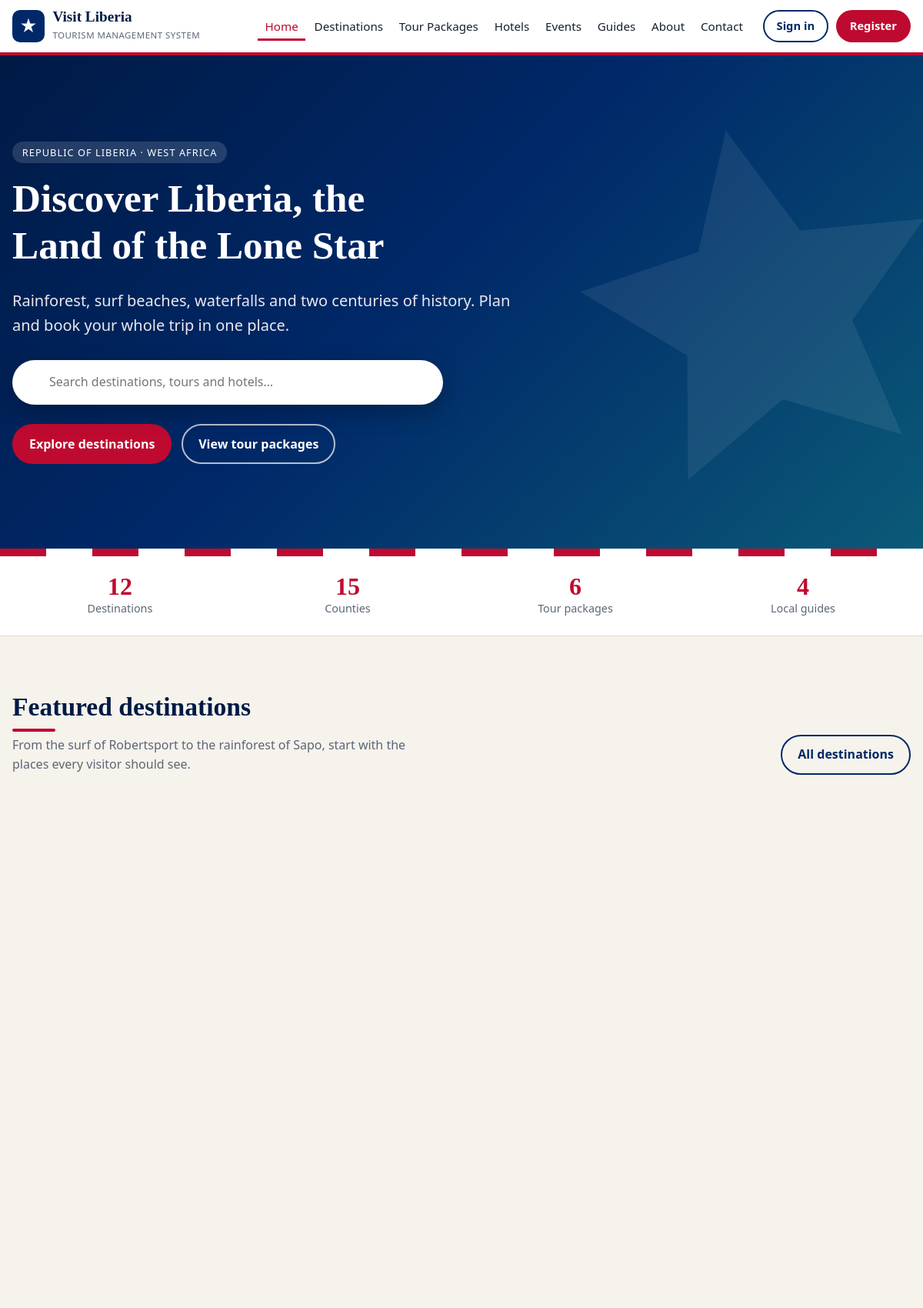
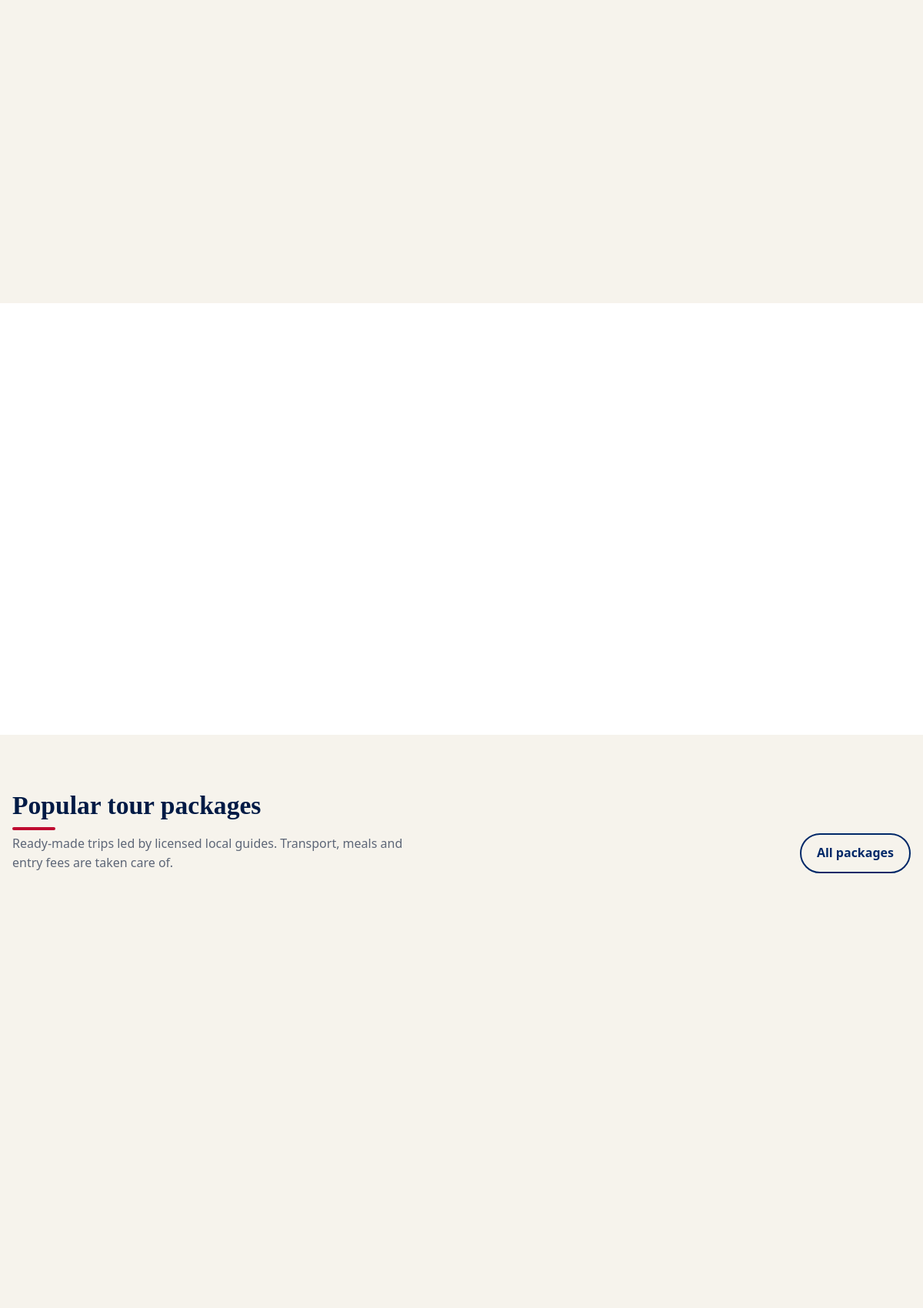
The page / (upper part) on the database its author committed (2 pictures, top to bottom).
### tables this page shows
CREATE TABLE menu_links (
    id         INT UNSIGNED AUTO_INCREMENT PRIMARY KEY,
    label      VARCHAR(60) NOT NULL,
    url        VARCHAR(255) NOT NULL,
    location   ENUM('header','explore','footer') NOT NULL DEFAULT 'header',
    sort_order SMALLINT NOT NULL DEFAULT 0,
    is_active  TINYINT(1) NOT NULL DEFAULT 1
);

### config/db.php (called while the page is built, shortened)
<?php
function db(): PDO
{
    static $pdo = null;
    if ($pdo === null) {
        try {
            $pdo = new PDO(
                'mysql:host=' . DB_HOST . ';dbname=' . DB_NAME . ';charset=utf8mb4',
                DB_USER,
                DB_PASS,
                [
                    PDO::ATTR_ERRMODE            => PDO::ERRMODE_EXCEPTION,
                    PDO::ATTR_DEFAULT_FETCH_MODE => PDO::FETCH_ASSOC,
                    PDO::ATTR_EMULATE_PREPARES   => false,
                ]
            );
        } catch (PDOException $ex) {
            http_response_code(500);
            exit('<h1>Database connection failed</h1><p>Start MySQL in the XAMPP Control Panel, '
               . 'then import <code>database.sql</code> in phpMyAdmin. See README.md for the steps.</p>');
        }
    }
    return $pdo;
}

### includes/header.php (shortened to what this page needs)
<?php
require_once __DIR__ . '/functions.php';
$user     = current_user();
$siteName = setting('site_name', 'Visit Liberia');
$navLinks = db_all("SELECT label, url FROM menu_links WHERE location = 'header' AND is_active = 1 ORDER BY sort_order, id");
$here     = $_SERVER['REQUEST_URI'] ?? '';
?>
<!DOCTYPE html>
<html lang="en">
<head>
    <link rel="stylesheet" href="<?= url('assets/css/style.css') ?>">
</head>
<body>
<header class="site-header">
    <div class="container header-inner">
        <a class="brand" href="<?= url('index.php') ?>">
            <?php if (setting('site_logo') && is_file(ROOT_PATH . '/' . setting('site_logo'))): ?>
                <img src="<?= e(url(setting('site_logo'))) ?>" alt="" class="brand-logo">
            <?php else: ?>
                <span class="brand-mark" aria-hidden="true">★</span>
            <?php endif; ?>
            <span class="brand-text">
                <strong><?= e($siteName) ?></strong>
                <small><?= e(setting('site_tagline')) ?></small>
            </span>
        </a>
        <nav id="site-nav" class="site-nav" aria-label="Main">
            <ul>
                <?php foreach ($navLinks as $link):
                    $href   = url($link['url']);
                    $active = $href === $here || ($link['url'] === 'index.php' && $here === BASE_URL); ?>
                    <li><a href="<?= e($href) ?>"<?= $active ? ' class="active" aria-current="page"' : '' ?>><?= e($link['label']) ?></a></li>
                <?php endforeach; ?>
            </ul>
            <div class="nav-actions">
                <?php if ($user): ?>
                    <a class="btn btn-ghost" href="<?= url(home_for($user)) ?>"><?= $user['role'] === 'tourist' ? 'My bookings' : 'Admin panel' ?></a>
                    <a class="btn btn-primary" href="<?= url('logout.php') ?>">Sign out</a>
                <?php else: ?>
                    <a class="btn btn-ghost" href="<?= url('login.php') ?>">Sign in</a>
                    <a class="btn btn-primary" href="<?= url('register.php') ?>">Register</a>
                <?php endif; ?>
            </div>
        </nav>
    </div>
</header>
<main id="main">

### assets/css/style.css (style rules this page uses)
:root { --navy: #002868; --navy-dark: #001a45; --red: #bf0a30; --red-dark: #9a0826; --sand: #f6f3ec; --paper: #ffffff; --ink: #17202f; --muted: #5d6677; --line: #e2ddd2; --green: #1f7a54; --gold: #e0a100; --radius: 14px; --shadow: 0 6px 24px rgba(0, 26, 69, .09); --font: system-ui, -apple-system, "Segoe UI", Roboto, Arial, sans-serif; --display: Georgia, "Times New Roman", serif; }
*, *::before, *::after { box-sizing: border-box; }
html { scroll-behavior: smooth; }
body { margin: 0; font-family: var(--font); font-size: 1rem; line-height: 1.6; color: var(--ink); background: var(--sand); }
a { color: var(--navy); }
.container { width: min(1180px, 100% - 2rem); margin-inline: auto; }
.btn { display: inline-flex; align-items: center; justify-content: center; gap: .45rem; padding: .7rem 1.25rem; border: 2px solid transparent; border-radius: 999px; font: inherit; font-weight: 600; text-decoration: none; cursor: pointer; transition: background .2s, color .2s, transform .15s, border-color .2s; }
.btn-primary { background: var(--red); color: #fff; }
.btn-ghost { border-color: var(--navy); color: var(--navy); background: transparent; }
.site-header { position: sticky; top: 0; z-index: 50; background: var(--paper); border-bottom: 4px solid var(--red); box-shadow: 0 2px 12px rgba(0,0,0,.06); }
.header-inner { display: flex; align-items: center; justify-content: space-between; gap: 1rem; min-height: 68px; }
.brand { display: flex; align-items: center; gap: .65rem; text-decoration: none; color: var(--navy-dark); }
.brand-mark { display: grid; place-items: center; width: 42px; height: 42px; border-radius: 10px; background: var(--navy); color: #fff; font-size: 1.4rem; }
.brand-text strong { display: block; font-family: var(--display); font-size: 1.2rem; line-height: 1.1; }
.brand-text small { color: var(--muted); font-size: .72rem; letter-spacing: .04em; text-transform: uppercase; }
.site-nav { display: none; position: absolute; inset: 100% 0 auto 0; background: var(--paper); border-bottom: 1px solid var(--line); box-shadow: var(--shadow); padding: 1rem; max-height: calc(100vh - 72px); overflow-y: auto; }
.site-nav ul { list-style: none; margin: 0; padding: 0; }
.site-nav li a { display: block; padding: .7rem .5rem; border-radius: 8px; text-decoration: none; color: var(--ink); font-weight: 500; }
.site-nav li a:hover, .site-nav li a.active { color: var(--red); background: var(--sand); }
.nav-actions { display: flex; gap: .6rem; flex-wrap: wrap; margin-top: .8rem; padding-top: .8rem; border-top: 1px solid var(--line); }
.nav-actions .btn { flex: 1; }
@media (min-width: 1080px) { .site-nav { display: flex; align-items: center; gap: 1rem; position: static; padding: 0; border: 0; box-shadow: none; overflow: visible; } }
@media (min-width: 1080px) { .site-nav ul { display: flex; gap: .1rem; } }
@media (min-width: 1080px) { .site-nav li a { padding: .45rem .6rem; font-size: .95rem; white-space: nowrap; } }
@media (min-width: 1080px) { .site-nav li a:hover, .site-nav li a.active { background: none; } }
@media (min-width: 1080px) { .site-nav li a.active { box-shadow: inset 0 -3px 0 var(--red); border-radius: 0; } }
@media (min-width: 1080px) { .nav-actions { margin: 0; padding: 0; border: 0; flex-wrap: nowrap; } }
@media (min-width: 1080px) { .nav-actions .btn { flex: none; padding: .45rem 1rem; font-size: .92rem; white-space: nowrap; } }

### rows shown on the page
menu_links: label "Home"
menu_links: label "Destinations"
menu_links: label "Tour Packages"
menu_links: label "Hotels"
menu_links: label "Events"
menu_links: label "Guides"
menu_links: label "About"
menu_links: label "Contact"

### other values the page prints
$siteName "Visit Liberia"
setting('site_tagline') "TOURISM MANAGEMENT SYSTEM"
setting('hero_title') "Discover Liberia, the Land of the Lone Star"
setting('hero_subtitle') "Rainforest, surf beaches, waterfalls and two centuries of history. Plan and book your whole trip in one place."
setting('hero_btn_text') "Explore destinations"
setting('hero_btn2_text') "View tour packages"
$number "12"
$label "Destinations"
$number "15"
$label "Counties"
$number "6"
$label "Tour packages"
$number "4"
$label "Local guides"
setting('home_dest_title') "Featured destinations"
